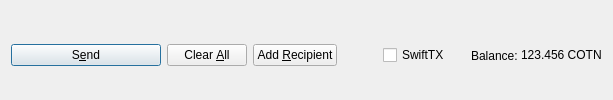
         <widget class="QFrame" name="frame_Send">
          <layout class="QHBoxLayout" name="horizontalLayout">
           <property name="bottomMargin">
            <number>0</number>
           </property>
           <item>
            <widget class="QPushButton" name="sendButton">
             <property name="minimumSize">
              <size>
               <width>150</width>
               <height>0</height>
              </size>
             </property>
             <property name="toolTip">
              <string>Confirm the send action</string>
             </property>
             <property name="text">
              <string>S&amp;end</string>
             </property>
             <property name="icon">
              <iconset resource="../cottoncoin.qrc">
               <normaloff>:/icons/send</normaloff>:/icons/send</iconset>
             </property>
             <property name="autoDefault">
              <bool>false</bool>
             </property>
             <property name="default">
              <bool>true</bool>
             </property>
            </widget>
           </item>
           <item>
            <widget class="QPushButton" name="clearButton">
             <property name="sizePolicy">
              <sizepolicy hsizetype="Minimum" vsizetype="Fixed">
               <horstretch>0</horstretch>
               <verstretch>0</verstretch>
              </sizepolicy>
             </property>
             <property name="toolTip">
              <string>Clear all fields of the form.</string>
             </property>
             <property name="text">
              <string>Clear &amp;All</string>
             </property>
             <property name="icon">
              <iconset resource="../cottoncoin.qrc">
               <normaloff>:/icons/remove</normaloff>:/icons/remove</iconset>
             </property>
             <property name="autoDefault">
              <bool>false</bool>
             </property>
            </widget>
           </item>
           <item>
            <widget class="QPushButton" name="addButton">
             <property name="toolTip">
              <string>Send to multiple recipients at once</string>
             </property>
             <property name="text">
              <string>Add &amp;Recipient</string>
             </property>
             <property name="icon">
              <iconset resource="../cottoncoin.qrc">
               <normaloff>:/icons/add</normaloff>:/icons/add</iconset>
             </property>
             <property name="autoDefault">
              <bool>false</bool>
             </property>
            </widget>
           </item>
           <item>
            <spacer name="horizontalSpacer">
             <property name="orientation">
              <enum>Qt::Horizontal</enum>
             </property>
             <property name="sizeHint" stdset="0">
              <size>
               <width>40</width>
               <height>20</height>
              </size>
             </property>
            </spacer>
           </item>
           <item>
            <layout class="QHBoxLayout" name="horizontalLayout_2">
             <property name="spacing">
              <number>3</number>
             </property>
             <item>
              <widget class="QCheckBox" name="checkSwiftTX">
               <property name="enabled">
                <bool>true</bool>
               </property>
               <property name="minimumSize">
                <size>
                 <width>85</width>
                 <height>0</height>
                </size>
               </property>
               <property name="text">
                <string>SwiftTX</string>
               </property>
              </widget>
             </item>
             <item>
              <widget class="QLabel" name="label">
               <property name="text">
                <string>Balance:</string>
               </property>
              </widget>
             </item>
             <item>
              <widget class="QLabel" name="labelBalance">
               <property name="sizePolicy">
                <sizepolicy hsizetype="Preferred" vsizetype="Fixed">
                 <horstretch>0</horstretch>
                 <verstretch>0</verstretch>
                </sizepolicy>
               </property>
               <property name="cursor">
                <cursorShape>IBeamCursor</cursorShape>
               </property>
               <property name="text">
                <string notr="true">123.456 COTN</string>
               </property>
               <property name="textInteractionFlags">
                <set>Qt::LinksAccessibleByMouse|Qt::TextSelectableByKeyboard|Qt::TextSelectableByMouse</set>
               </property>
              </widget>
             </item>
            </layout>
           </item>
          </layout>
         </widget>
